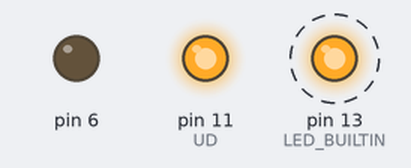
Bench run of a sketch on a simulated Arduino Uno, built with avr-gcc and run on an emulated ATmega328P. Parts: output pins drawn as LEDs (lit = HIGH). Dashed ring = blinking. Pins used as bus, display or sensor lines are not drawn; what the sketch prints to the serial monitor is not drawn.

Above: at 0.1 s.
At 39.1 s:
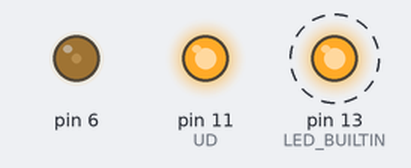
Timing chart, 0 to 40.0 s (numbered marks = the images above):
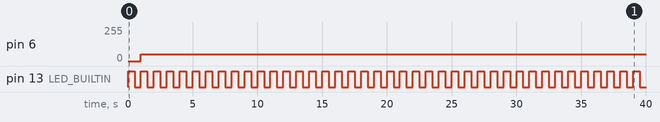

The sketch:

AmpTest.ino
```cpp
#include <PWM.h>

int INC = 12;
int UD = 11;
int CS = 10;
int command;
int32_t frequency = 150;


void percentPotTurn(int percent) {
  int x = 0;
  setZero();
  while (x <= percent) {
    stepUp();
    x++;
    }
  }

void stepUp(){
  /*When (UD) in a high state and CS is low, any high−to−low
transition on INC will cause the wiper to move one
increment toward the RH terminal.*/
  digitalWrite(CS, LOW);
  digitalWrite(UD, HIGH);
  digitalWrite(INC, HIGH);
  digitalWrite(INC, LOW);
  }

void stepDown(){
  /*When (UD) in a low state and
CS is low, any high-to-low transition on INC will cause the
wiper to move one increment towards the RL terminal.*/
  digitalWrite(CS, LOW);
  digitalWrite(UD, LOW);
  digitalWrite(INC, HIGH);
  digitalWrite(INC, LOW);
  }


void setZero() {

int x = 0;
while (x < 101) {
    stepDown();
    x++;
  }
}

void maximize() {
int x = 0;
while (x <= 101) {
    stepUp();
    x++;
  }
}


void setup() {
  bool success = SetPinFrequency(6, frequency);
  Serial.begin(9600);
  pinMode(CS, OUTPUT);
  pinMode(UD, OUTPUT);
  pinMode(INC, OUTPUT);
  pinMode(LED_BUILTIN, OUTPUT);
  Serial.println("sucess");

  // put your setup code here, to run once:
  //maximize();
  percentPotTurn(100);

}

void loop() {
  digitalWrite(LED_BUILTIN, HIGH);
  delay(500);
    digitalWrite(LED_BUILTIN, LOW);
  delay(500);

  // put your main code here, to run repeatedly:
  //maximize();
  //Serial.println("RUNNING");
  analogWrite(6, 50);
  //digitalWrite(6, HIGH);
 /* if (Serial.available() != 0) {
    command = Serial.parseInt();
    Serial.println("Processing Command");
    Serial.println(command);
    percentPotTurn(command);
    Serial.println("Complete");


  }
  */

}
```

Measured:
- by itself, pin 6: 0/255 → 50/255 at 1.0 s
- by itself, pin 13 (LED_BUILTIN): alternates HIGH for 0.50 s and LOW for 0.50 s
